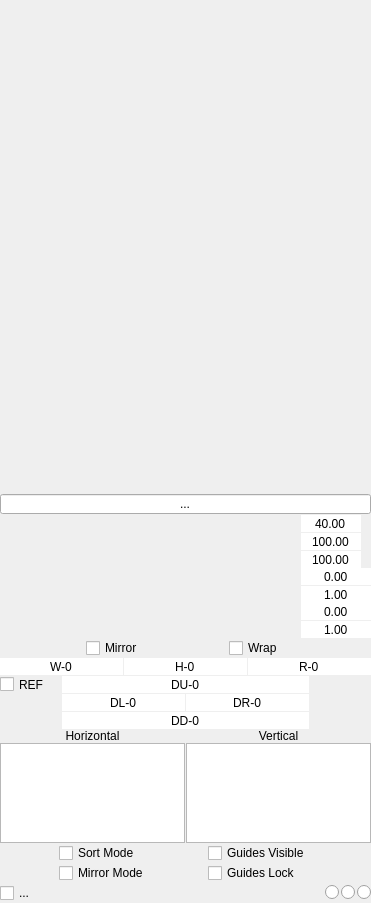
<?xml version="1.0" encoding="UTF-8"?>
<ui version="4.0">
 <class>tela</class>
 <widget class="QWidget" name="tela">
  <property name="geometry">
   <rect>
    <x>0</x>
    <y>0</y>
    <width>371</width>
    <height>903</height>
   </rect>
  </property>
  <property name="sizePolicy">
   <sizepolicy hsizetype="Ignored" vsizetype="Ignored">
    <horstretch>0</horstretch>
    <verstretch>0</verstretch>
   </sizepolicy>
  </property>
  <property name="windowTitle">
   <string>Form</string>
  </property>
  <property name="windowIcon">
   <iconset>
    <normaloff>../pigment_o/logo.ico</normaloff>../pigment_o/logo.ico</iconset>
  </property>
  <layout class="QVBoxLayout" name="verticalLayout">
   <property name="spacing">
    <number>0</number>
   </property>
   <property name="leftMargin">
    <number>0</number>
   </property>
   <property name="topMargin">
    <number>0</number>
   </property>
   <property name="rightMargin">
    <number>0</number>
   </property>
   <property name="bottomMargin">
    <number>0</number>
   </property>
   <item>
    <widget class="QWidget" name="panel" native="true">
     <property name="sizePolicy">
      <sizepolicy hsizetype="Expanding" vsizetype="Expanding">
       <horstretch>0</horstretch>
       <verstretch>0</verstretch>
      </sizepolicy>
     </property>
    </widget>
   </item>
   <item>
    <layout class="QGridLayout" name="channels_sof">
     <property name="spacing">
      <number>1</number>
     </property>
     <item row="1" column="1">
      <widget class="QWidget" name="sof_1_slider" native="true">
       <property name="sizePolicy">
        <sizepolicy hsizetype="Ignored" vsizetype="Preferred">
         <horstretch>0</horstretch>
         <verstretch>0</verstretch>
        </sizepolicy>
       </property>
       <property name="minimumSize">
        <size>
         <width>0</width>
         <height>10</height>
        </size>
       </property>
       <property name="maximumSize">
        <size>
         <width>16777215</width>
         <height>20</height>
        </size>
       </property>
      </widget>
     </item>
     <item row="2" column="2">
      <widget class="QDoubleSpinBox" name="sof_2_value">
       <property name="sizePolicy">
        <sizepolicy hsizetype="Ignored" vsizetype="Preferred">
         <horstretch>0</horstretch>
         <verstretch>0</verstretch>
        </sizepolicy>
       </property>
       <property name="minimumSize">
        <size>
         <width>60</width>
         <height>10</height>
        </size>
       </property>
       <property name="maximumSize">
        <size>
         <width>60</width>
         <height>20</height>
        </size>
       </property>
       <property name="frame">
        <bool>false</bool>
       </property>
       <property name="alignment">
        <set>Qt::AlignCenter</set>
       </property>
       <property name="buttonSymbols">
        <enum>QAbstractSpinBox::NoButtons</enum>
       </property>
       <property name="decimals">
        <number>2</number>
       </property>
       <property name="maximum">
        <double>100.000000000000000</double>
       </property>
       <property name="value">
        <double>100.000000000000000</double>
       </property>
      </widget>
     </item>
     <item row="1" column="3" rowspan="3">
      <widget class="QWidget" name="sof_n" native="true">
       <property name="sizePolicy">
        <sizepolicy hsizetype="Ignored" vsizetype="Ignored">
         <horstretch>0</horstretch>
         <verstretch>0</verstretch>
        </sizepolicy>
       </property>
       <property name="minimumSize">
        <size>
         <width>9</width>
         <height>0</height>
        </size>
       </property>
       <property name="maximumSize">
        <size>
         <width>9</width>
         <height>16777215</height>
        </size>
       </property>
      </widget>
     </item>
     <item row="2" column="1">
      <widget class="QWidget" name="sof_2_slider" native="true">
       <property name="sizePolicy">
        <sizepolicy hsizetype="Ignored" vsizetype="Preferred">
         <horstretch>0</horstretch>
         <verstretch>0</verstretch>
        </sizepolicy>
       </property>
       <property name="minimumSize">
        <size>
         <width>0</width>
         <height>10</height>
        </size>
       </property>
       <property name="maximumSize">
        <size>
         <width>16777215</width>
         <height>20</height>
        </size>
       </property>
      </widget>
     </item>
     <item row="3" column="1">
      <widget class="QWidget" name="sof_3_slider" native="true">
       <property name="sizePolicy">
        <sizepolicy hsizetype="Ignored" vsizetype="Preferred">
         <horstretch>0</horstretch>
         <verstretch>0</verstretch>
        </sizepolicy>
       </property>
       <property name="minimumSize">
        <size>
         <width>0</width>
         <height>10</height>
        </size>
       </property>
       <property name="maximumSize">
        <size>
         <width>16777215</width>
         <height>20</height>
        </size>
       </property>
      </widget>
     </item>
     <item row="3" column="2">
      <widget class="QDoubleSpinBox" name="sof_3_value">
       <property name="sizePolicy">
        <sizepolicy hsizetype="Ignored" vsizetype="Preferred">
         <horstretch>0</horstretch>
         <verstretch>0</verstretch>
        </sizepolicy>
       </property>
       <property name="minimumSize">
        <size>
         <width>60</width>
         <height>10</height>
        </size>
       </property>
       <property name="maximumSize">
        <size>
         <width>60</width>
         <height>20</height>
        </size>
       </property>
       <property name="frame">
        <bool>false</bool>
       </property>
       <property name="alignment">
        <set>Qt::AlignCenter</set>
       </property>
       <property name="buttonSymbols">
        <enum>QAbstractSpinBox::NoButtons</enum>
       </property>
       <property name="decimals">
        <number>2</number>
       </property>
       <property name="maximum">
        <double>100.000000000000000</double>
       </property>
       <property name="value">
        <double>100.000000000000000</double>
       </property>
      </widget>
     </item>
     <item row="1" column="2">
      <widget class="QDoubleSpinBox" name="sof_1_value">
       <property name="sizePolicy">
        <sizepolicy hsizetype="Ignored" vsizetype="Preferred">
         <horstretch>0</horstretch>
         <verstretch>0</verstretch>
        </sizepolicy>
       </property>
       <property name="minimumSize">
        <size>
         <width>60</width>
         <height>10</height>
        </size>
       </property>
       <property name="maximumSize">
        <size>
         <width>60</width>
         <height>20</height>
        </size>
       </property>
       <property name="frame">
        <bool>false</bool>
       </property>
       <property name="alignment">
        <set>Qt::AlignCenter</set>
       </property>
       <property name="buttonSymbols">
        <enum>QAbstractSpinBox::NoButtons</enum>
       </property>
       <property name="decimals">
        <number>2</number>
       </property>
       <property name="maximum">
        <double>100.000000000000000</double>
       </property>
       <property name="value">
        <double>40.000000000000000</double>
       </property>
      </widget>
     </item>
     <item row="0" column="1" colspan="3">
      <widget class="QLineEdit" name="brush_blend">
       <property name="sizePolicy">
        <sizepolicy hsizetype="Expanding" vsizetype="Preferred">
         <horstretch>0</horstretch>
         <verstretch>0</verstretch>
        </sizepolicy>
       </property>
       <property name="minimumSize">
        <size>
         <width>0</width>
         <height>10</height>
        </size>
       </property>
       <property name="maximumSize">
        <size>
         <width>16777215</width>
         <height>20</height>
        </size>
       </property>
       <property name="text">
        <string>...</string>
       </property>
       <property name="alignment">
        <set>Qt::AlignCenter</set>
       </property>
      </widget>
     </item>
    </layout>
   </item>
   <item>
    <layout class="QGridLayout" name="canvas_transform">
     <property name="spacing">
      <number>1</number>
     </property>
     <item row="0" column="2">
      <widget class="QDoubleSpinBox" name="can_rotation_value">
       <property name="sizePolicy">
        <sizepolicy hsizetype="Ignored" vsizetype="Preferred">
         <horstretch>0</horstretch>
         <verstretch>0</verstretch>
        </sizepolicy>
       </property>
       <property name="minimumSize">
        <size>
         <width>70</width>
         <height>10</height>
        </size>
       </property>
       <property name="maximumSize">
        <size>
         <width>70</width>
         <height>20</height>
        </size>
       </property>
       <property name="frame">
        <bool>false</bool>
       </property>
       <property name="alignment">
        <set>Qt::AlignCenter</set>
       </property>
       <property name="buttonSymbols">
        <enum>QAbstractSpinBox::NoButtons</enum>
       </property>
       <property name="decimals">
        <number>2</number>
       </property>
       <property name="maximum">
        <double>100.000000000000000</double>
       </property>
      </widget>
     </item>
     <item row="1" column="2">
      <widget class="QDoubleSpinBox" name="can_zoom_value">
       <property name="sizePolicy">
        <sizepolicy hsizetype="Ignored" vsizetype="Preferred">
         <horstretch>0</horstretch>
         <verstretch>0</verstretch>
        </sizepolicy>
       </property>
       <property name="minimumSize">
        <size>
         <width>70</width>
         <height>10</height>
        </size>
       </property>
       <property name="maximumSize">
        <size>
         <width>70</width>
         <height>20</height>
        </size>
       </property>
       <property name="frame">
        <bool>false</bool>
       </property>
       <property name="alignment">
        <set>Qt::AlignCenter</set>
       </property>
       <property name="buttonSymbols">
        <enum>QAbstractSpinBox::NoButtons</enum>
       </property>
       <property name="decimals">
        <number>2</number>
       </property>
       <property name="maximum">
        <double>100.000000000000000</double>
       </property>
       <property name="singleStep">
        <double>0.200000000000000</double>
       </property>
       <property name="value">
        <double>1.000000000000000</double>
       </property>
      </widget>
     </item>
     <item row="0" column="1">
      <widget class="QWidget" name="can_rotation_slider" native="true">
       <property name="sizePolicy">
        <sizepolicy hsizetype="Ignored" vsizetype="Preferred">
         <horstretch>0</horstretch>
         <verstretch>0</verstretch>
        </sizepolicy>
       </property>
       <property name="minimumSize">
        <size>
         <width>0</width>
         <height>10</height>
        </size>
       </property>
       <property name="maximumSize">
        <size>
         <width>16777215</width>
         <height>20</height>
        </size>
       </property>
      </widget>
     </item>
     <item row="1" column="1">
      <widget class="QWidget" name="can_zoom_slider" native="true">
       <property name="sizePolicy">
        <sizepolicy hsizetype="Ignored" vsizetype="Preferred">
         <horstretch>0</horstretch>
         <verstretch>0</verstretch>
        </sizepolicy>
       </property>
       <property name="minimumSize">
        <size>
         <width>0</width>
         <height>10</height>
        </size>
       </property>
       <property name="maximumSize">
        <size>
         <width>16777215</width>
         <height>20</height>
        </size>
       </property>
      </widget>
     </item>
    </layout>
   </item>
   <item>
    <layout class="QGridLayout" name="channels_hdr">
     <property name="spacing">
      <number>1</number>
     </property>
     <item row="1" column="0">
      <widget class="QWidget" name="hdr_g_slider" native="true">
       <property name="sizePolicy">
        <sizepolicy hsizetype="Ignored" vsizetype="Preferred">
         <horstretch>0</horstretch>
         <verstretch>0</verstretch>
        </sizepolicy>
       </property>
       <property name="minimumSize">
        <size>
         <width>0</width>
         <height>10</height>
        </size>
       </property>
       <property name="maximumSize">
        <size>
         <width>16777215</width>
         <height>20</height>
        </size>
       </property>
      </widget>
     </item>
     <item row="1" column="1">
      <widget class="QDoubleSpinBox" name="hdr_g_value">
       <property name="sizePolicy">
        <sizepolicy hsizetype="Ignored" vsizetype="Preferred">
         <horstretch>0</horstretch>
         <verstretch>0</verstretch>
        </sizepolicy>
       </property>
       <property name="minimumSize">
        <size>
         <width>70</width>
         <height>10</height>
        </size>
       </property>
       <property name="maximumSize">
        <size>
         <width>70</width>
         <height>20</height>
        </size>
       </property>
       <property name="frame">
        <bool>false</bool>
       </property>
       <property name="alignment">
        <set>Qt::AlignCenter</set>
       </property>
       <property name="buttonSymbols">
        <enum>QAbstractSpinBox::NoButtons</enum>
       </property>
       <property name="decimals">
        <number>2</number>
       </property>
       <property name="maximum">
        <double>100.000000000000000</double>
       </property>
       <property name="singleStep">
        <double>0.100000000000000</double>
       </property>
       <property name="value">
        <double>1.000000000000000</double>
       </property>
      </widget>
     </item>
     <item row="0" column="0">
      <widget class="QWidget" name="hdr_e_slider" native="true">
       <property name="sizePolicy">
        <sizepolicy hsizetype="Ignored" vsizetype="Preferred">
         <horstretch>0</horstretch>
         <verstretch>0</verstretch>
        </sizepolicy>
       </property>
       <property name="minimumSize">
        <size>
         <width>0</width>
         <height>10</height>
        </size>
       </property>
       <property name="maximumSize">
        <size>
         <width>16777215</width>
         <height>20</height>
        </size>
       </property>
      </widget>
     </item>
     <item row="0" column="1">
      <widget class="QDoubleSpinBox" name="hdr_e_value">
       <property name="sizePolicy">
        <sizepolicy hsizetype="Ignored" vsizetype="Preferred">
         <horstretch>0</horstretch>
         <verstretch>0</verstretch>
        </sizepolicy>
       </property>
       <property name="minimumSize">
        <size>
         <width>70</width>
         <height>10</height>
        </size>
       </property>
       <property name="maximumSize">
        <size>
         <width>70</width>
         <height>20</height>
        </size>
       </property>
       <property name="frame">
        <bool>false</bool>
       </property>
       <property name="alignment">
        <set>Qt::AlignCenter</set>
       </property>
       <property name="buttonSymbols">
        <enum>QAbstractSpinBox::NoButtons</enum>
       </property>
       <property name="decimals">
        <number>2</number>
       </property>
       <property name="maximum">
        <double>100.000000000000000</double>
       </property>
      </widget>
     </item>
    </layout>
   </item>
   <item>
    <layout class="QHBoxLayout" name="canvas_checks">
     <property name="spacing">
      <number>0</number>
     </property>
     <item>
      <widget class="QCheckBox" name="can_mirror">
       <property name="sizePolicy">
        <sizepolicy hsizetype="Fixed" vsizetype="Fixed">
         <horstretch>0</horstretch>
         <verstretch>0</verstretch>
        </sizepolicy>
       </property>
       <property name="minimumSize">
        <size>
         <width>0</width>
         <height>10</height>
        </size>
       </property>
       <property name="maximumSize">
        <size>
         <width>16777215</width>
         <height>20</height>
        </size>
       </property>
       <property name="text">
        <string>Mirror</string>
       </property>
      </widget>
     </item>
     <item>
      <widget class="QCheckBox" name="can_wrap">
       <property name="sizePolicy">
        <sizepolicy hsizetype="Fixed" vsizetype="Fixed">
         <horstretch>0</horstretch>
         <verstretch>0</verstretch>
        </sizepolicy>
       </property>
       <property name="minimumSize">
        <size>
         <width>0</width>
         <height>10</height>
        </size>
       </property>
       <property name="maximumSize">
        <size>
         <width>16777215</width>
         <height>20</height>
        </size>
       </property>
       <property name="text">
        <string>Wrap</string>
       </property>
      </widget>
     </item>
    </layout>
   </item>
   <item>
    <layout class="QGridLayout" name="document_layout">
     <property name="spacing">
      <number>1</number>
     </property>
     <item row="1" column="1" colspan="4">
      <widget class="QDoubleSpinBox" name="doc_delta_up">
       <property name="sizePolicy">
        <sizepolicy hsizetype="Ignored" vsizetype="Preferred">
         <horstretch>0</horstretch>
         <verstretch>0</verstretch>
        </sizepolicy>
       </property>
       <property name="minimumSize">
        <size>
         <width>0</width>
         <height>10</height>
        </size>
       </property>
       <property name="maximumSize">
        <size>
         <width>16777215</width>
         <height>20</height>
        </size>
       </property>
       <property name="frame">
        <bool>false</bool>
       </property>
       <property name="alignment">
        <set>Qt::AlignCenter</set>
       </property>
       <property name="buttonSymbols">
        <enum>QAbstractSpinBox::NoButtons</enum>
       </property>
       <property name="prefix">
        <string>DU-</string>
       </property>
       <property name="decimals">
        <number>0</number>
       </property>
       <property name="maximum">
        <double>10000.000000000000000</double>
       </property>
      </widget>
     </item>
     <item row="2" column="3" colspan="2">
      <widget class="QDoubleSpinBox" name="doc_delta_right">
       <property name="sizePolicy">
        <sizepolicy hsizetype="Ignored" vsizetype="Preferred">
         <horstretch>0</horstretch>
         <verstretch>0</verstretch>
        </sizepolicy>
       </property>
       <property name="minimumSize">
        <size>
         <width>0</width>
         <height>10</height>
        </size>
       </property>
       <property name="maximumSize">
        <size>
         <width>16777215</width>
         <height>20</height>
        </size>
       </property>
       <property name="frame">
        <bool>false</bool>
       </property>
       <property name="alignment">
        <set>Qt::AlignCenter</set>
       </property>
       <property name="buttonSymbols">
        <enum>QAbstractSpinBox::NoButtons</enum>
       </property>
       <property name="prefix">
        <string>DR-</string>
       </property>
       <property name="decimals">
        <number>0</number>
       </property>
       <property name="maximum">
        <double>10000.000000000000000</double>
       </property>
      </widget>
     </item>
     <item row="0" column="0" colspan="2">
      <widget class="QDoubleSpinBox" name="doc_width">
       <property name="sizePolicy">
        <sizepolicy hsizetype="Ignored" vsizetype="Preferred">
         <horstretch>0</horstretch>
         <verstretch>0</verstretch>
        </sizepolicy>
       </property>
       <property name="minimumSize">
        <size>
         <width>0</width>
         <height>10</height>
        </size>
       </property>
       <property name="maximumSize">
        <size>
         <width>16777215</width>
         <height>20</height>
        </size>
       </property>
       <property name="frame">
        <bool>false</bool>
       </property>
       <property name="alignment">
        <set>Qt::AlignCenter</set>
       </property>
       <property name="buttonSymbols">
        <enum>QAbstractSpinBox::NoButtons</enum>
       </property>
       <property name="prefix">
        <string>W-</string>
       </property>
       <property name="decimals">
        <number>0</number>
       </property>
       <property name="maximum">
        <double>10000.000000000000000</double>
       </property>
       <property name="singleStep">
        <double>0.000000000000000</double>
       </property>
      </widget>
     </item>
     <item row="0" column="4" colspan="2">
      <widget class="QDoubleSpinBox" name="doc_resolution">
       <property name="sizePolicy">
        <sizepolicy hsizetype="Ignored" vsizetype="Preferred">
         <horstretch>0</horstretch>
         <verstretch>0</verstretch>
        </sizepolicy>
       </property>
       <property name="minimumSize">
        <size>
         <width>0</width>
         <height>10</height>
        </size>
       </property>
       <property name="maximumSize">
        <size>
         <width>16777215</width>
         <height>20</height>
        </size>
       </property>
       <property name="frame">
        <bool>false</bool>
       </property>
       <property name="alignment">
        <set>Qt::AlignCenter</set>
       </property>
       <property name="buttonSymbols">
        <enum>QAbstractSpinBox::NoButtons</enum>
       </property>
       <property name="prefix">
        <string>R-</string>
       </property>
       <property name="decimals">
        <number>0</number>
       </property>
       <property name="maximum">
        <double>10000.000000000000000</double>
       </property>
       <property name="singleStep">
        <double>0.000000000000000</double>
       </property>
      </widget>
     </item>
     <item row="1" column="0">
      <widget class="QCheckBox" name="doc_delta_reference">
       <property name="sizePolicy">
        <sizepolicy hsizetype="Ignored" vsizetype="Ignored">
         <horstretch>0</horstretch>
         <verstretch>0</verstretch>
        </sizepolicy>
       </property>
       <property name="minimumSize">
        <size>
         <width>0</width>
         <height>10</height>
        </size>
       </property>
       <property name="maximumSize">
        <size>
         <width>16777215</width>
         <height>20</height>
        </size>
       </property>
       <property name="text">
        <string>REF</string>
       </property>
      </widget>
     </item>
     <item row="3" column="1" colspan="4">
      <widget class="QDoubleSpinBox" name="doc_delta_down">
       <property name="sizePolicy">
        <sizepolicy hsizetype="Ignored" vsizetype="Preferred">
         <horstretch>0</horstretch>
         <verstretch>0</verstretch>
        </sizepolicy>
       </property>
       <property name="minimumSize">
        <size>
         <width>0</width>
         <height>10</height>
        </size>
       </property>
       <property name="maximumSize">
        <size>
         <width>16777215</width>
         <height>20</height>
        </size>
       </property>
       <property name="frame">
        <bool>false</bool>
       </property>
       <property name="alignment">
        <set>Qt::AlignCenter</set>
       </property>
       <property name="buttonSymbols">
        <enum>QAbstractSpinBox::NoButtons</enum>
       </property>
       <property name="prefix">
        <string>DD-</string>
       </property>
       <property name="decimals">
        <number>0</number>
       </property>
       <property name="maximum">
        <double>10000.000000000000000</double>
       </property>
      </widget>
     </item>
     <item row="0" column="2" colspan="2">
      <widget class="QDoubleSpinBox" name="doc_height">
       <property name="sizePolicy">
        <sizepolicy hsizetype="Ignored" vsizetype="Preferred">
         <horstretch>0</horstretch>
         <verstretch>0</verstretch>
        </sizepolicy>
       </property>
       <property name="minimumSize">
        <size>
         <width>0</width>
         <height>10</height>
        </size>
       </property>
       <property name="maximumSize">
        <size>
         <width>16777215</width>
         <height>20</height>
        </size>
       </property>
       <property name="frame">
        <bool>false</bool>
       </property>
       <property name="alignment">
        <set>Qt::AlignCenter</set>
       </property>
       <property name="buttonSymbols">
        <enum>QAbstractSpinBox::NoButtons</enum>
       </property>
       <property name="prefix">
        <string>H-</string>
       </property>
       <property name="decimals">
        <number>0</number>
       </property>
       <property name="maximum">
        <double>10000.000000000000000</double>
       </property>
       <property name="singleStep">
        <double>0.000000000000000</double>
       </property>
      </widget>
     </item>
     <item row="2" column="1" colspan="2">
      <widget class="QDoubleSpinBox" name="doc_delta_left">
       <property name="sizePolicy">
        <sizepolicy hsizetype="Ignored" vsizetype="Preferred">
         <horstretch>0</horstretch>
         <verstretch>0</verstretch>
        </sizepolicy>
       </property>
       <property name="minimumSize">
        <size>
         <width>0</width>
         <height>10</height>
        </size>
       </property>
       <property name="maximumSize">
        <size>
         <width>16777215</width>
         <height>20</height>
        </size>
       </property>
       <property name="frame">
        <bool>false</bool>
       </property>
       <property name="alignment">
        <set>Qt::AlignCenter</set>
       </property>
       <property name="buttonSymbols">
        <enum>QAbstractSpinBox::NoButtons</enum>
       </property>
       <property name="prefix">
        <string>DL-</string>
       </property>
       <property name="decimals">
        <number>0</number>
       </property>
       <property name="maximum">
        <double>10000.000000000000000</double>
       </property>
      </widget>
     </item>
    </layout>
   </item>
   <item>
    <layout class="QGridLayout" name="guides_group">
     <property name="horizontalSpacing">
      <number>1</number>
     </property>
     <property name="verticalSpacing">
      <number>0</number>
     </property>
     <item row="1" column="0">
      <widget class="QListWidget" name="gui_horizontal_group">
       <property name="sizePolicy">
        <sizepolicy hsizetype="Preferred" vsizetype="Preferred">
         <horstretch>0</horstretch>
         <verstretch>0</verstretch>
        </sizepolicy>
       </property>
       <property name="maximumSize">
        <size>
         <width>16777215</width>
         <height>100</height>
        </size>
       </property>
      </widget>
     </item>
     <item row="1" column="1">
      <widget class="QListWidget" name="gui_vertical_group">
       <property name="sizePolicy">
        <sizepolicy hsizetype="Preferred" vsizetype="Preferred">
         <horstretch>0</horstretch>
         <verstretch>0</verstretch>
        </sizepolicy>
       </property>
       <property name="maximumSize">
        <size>
         <width>16777215</width>
         <height>100</height>
        </size>
       </property>
      </widget>
     </item>
     <item row="0" column="0">
      <widget class="QLabel" name="gui_horizontal_label">
       <property name="sizePolicy">
        <sizepolicy hsizetype="Ignored" vsizetype="Preferred">
         <horstretch>0</horstretch>
         <verstretch>0</verstretch>
        </sizepolicy>
       </property>
       <property name="minimumSize">
        <size>
         <width>0</width>
         <height>10</height>
        </size>
       </property>
       <property name="maximumSize">
        <size>
         <width>16777215</width>
         <height>20</height>
        </size>
       </property>
       <property name="text">
        <string>Horizontal</string>
       </property>
       <property name="alignment">
        <set>Qt::AlignCenter</set>
       </property>
      </widget>
     </item>
     <item row="0" column="1">
      <widget class="QLabel" name="gui_vertical_label">
       <property name="sizePolicy">
        <sizepolicy hsizetype="Ignored" vsizetype="Preferred">
         <horstretch>0</horstretch>
         <verstretch>0</verstretch>
        </sizepolicy>
       </property>
       <property name="minimumSize">
        <size>
         <width>0</width>
         <height>10</height>
        </size>
       </property>
       <property name="maximumSize">
        <size>
         <width>16777215</width>
         <height>20</height>
        </size>
       </property>
       <property name="text">
        <string>Vertical</string>
       </property>
       <property name="alignment">
        <set>Qt::AlignCenter</set>
       </property>
      </widget>
     </item>
    </layout>
   </item>
   <item>
    <layout class="QGridLayout" name="guides_options">
     <property name="spacing">
      <number>0</number>
     </property>
     <item row="1" column="1">
      <widget class="QCheckBox" name="gui_visible">
       <property name="sizePolicy">
        <sizepolicy hsizetype="Fixed" vsizetype="Fixed">
         <horstretch>0</horstretch>
         <verstretch>0</verstretch>
        </sizepolicy>
       </property>
       <property name="minimumSize">
        <size>
         <width>0</width>
         <height>10</height>
        </size>
       </property>
       <property name="maximumSize">
        <size>
         <width>16777215</width>
         <height>20</height>
        </size>
       </property>
       <property name="text">
        <string>Guides Visible</string>
       </property>
      </widget>
     </item>
     <item row="2" column="0">
      <widget class="QCheckBox" name="gui_mirror">
       <property name="sizePolicy">
        <sizepolicy hsizetype="Fixed" vsizetype="Fixed">
         <horstretch>0</horstretch>
         <verstretch>0</verstretch>
        </sizepolicy>
       </property>
       <property name="minimumSize">
        <size>
         <width>0</width>
         <height>10</height>
        </size>
       </property>
       <property name="maximumSize">
        <size>
         <width>16777215</width>
         <height>20</height>
        </size>
       </property>
       <property name="text">
        <string>Mirror Mode</string>
       </property>
      </widget>
     </item>
     <item row="2" column="1">
      <widget class="QCheckBox" name="gui_lock">
       <property name="sizePolicy">
        <sizepolicy hsizetype="Fixed" vsizetype="Fixed">
         <horstretch>0</horstretch>
         <verstretch>0</verstretch>
        </sizepolicy>
       </property>
       <property name="minimumSize">
        <size>
         <width>0</width>
         <height>10</height>
        </size>
       </property>
       <property name="maximumSize">
        <size>
         <width>16777215</width>
         <height>20</height>
        </size>
       </property>
       <property name="text">
        <string>Guides Lock</string>
       </property>
      </widget>
     </item>
     <item row="1" column="0">
      <widget class="QCheckBox" name="gui_sort">
       <property name="sizePolicy">
        <sizepolicy hsizetype="Fixed" vsizetype="Fixed">
         <horstretch>0</horstretch>
         <verstretch>0</verstretch>
        </sizepolicy>
       </property>
       <property name="maximumSize">
        <size>
         <width>16777215</width>
         <height>16777215</height>
        </size>
       </property>
       <property name="text">
        <string>Sort Mode</string>
       </property>
      </widget>
     </item>
    </layout>
   </item>
   <item>
    <layout class="QGridLayout" name="settings">
     <property name="bottomMargin">
      <number>0</number>
     </property>
     <property name="horizontalSpacing">
      <number>2</number>
     </property>
     <property name="verticalSpacing">
      <number>0</number>
     </property>
     <item row="0" column="2">
      <widget class="QRadioButton" name="set_0">
       <property name="sizePolicy">
        <sizepolicy hsizetype="Fixed" vsizetype="Fixed">
         <horstretch>0</horstretch>
         <verstretch>0</verstretch>
        </sizepolicy>
       </property>
       <property name="text">
        <string/>
       </property>
       <property name="autoExclusive">
        <bool>false</bool>
       </property>
      </widget>
     </item>
     <item row="0" column="3">
      <widget class="QRadioButton" name="set_1">
       <property name="sizePolicy">
        <sizepolicy hsizetype="Fixed" vsizetype="Fixed">
         <horstretch>0</horstretch>
         <verstretch>0</verstretch>
        </sizepolicy>
       </property>
       <property name="text">
        <string/>
       </property>
       <property name="autoExclusive">
        <bool>false</bool>
       </property>
      </widget>
     </item>
     <item row="0" column="4">
      <widget class="QRadioButton" name="set_2">
       <property name="sizePolicy">
        <sizepolicy hsizetype="Fixed" vsizetype="Fixed">
         <horstretch>0</horstretch>
         <verstretch>0</verstretch>
        </sizepolicy>
       </property>
       <property name="text">
        <string/>
       </property>
       <property name="autoExclusive">
        <bool>false</bool>
       </property>
      </widget>
     </item>
     <item row="0" column="0">
      <widget class="QCheckBox" name="check">
       <property name="sizePolicy">
        <sizepolicy hsizetype="Preferred" vsizetype="Preferred">
         <horstretch>0</horstretch>
         <verstretch>0</verstretch>
        </sizepolicy>
       </property>
       <property name="minimumSize">
        <size>
         <width>50</width>
         <height>10</height>
        </size>
       </property>
       <property name="maximumSize">
        <size>
         <width>55</width>
         <height>20</height>
        </size>
       </property>
       <property name="text">
        <string>...</string>
       </property>
      </widget>
     </item>
     <item row="0" column="1">
      <widget class="QLabel" name="label">
       <property name="sizePolicy">
        <sizepolicy hsizetype="Ignored" vsizetype="Preferred">
         <horstretch>0</horstretch>
         <verstretch>0</verstretch>
        </sizepolicy>
       </property>
       <property name="minimumSize">
        <size>
         <width>0</width>
         <height>10</height>
        </size>
       </property>
       <property name="maximumSize">
        <size>
         <width>16777215</width>
         <height>20</height>
        </size>
       </property>
       <property name="text">
        <string/>
       </property>
       <property name="alignment">
        <set>Qt::AlignCenter</set>
       </property>
      </widget>
     </item>
    </layout>
   </item>
  </layout>
 </widget>
 <resources/>
 <connections/>
</ui>
